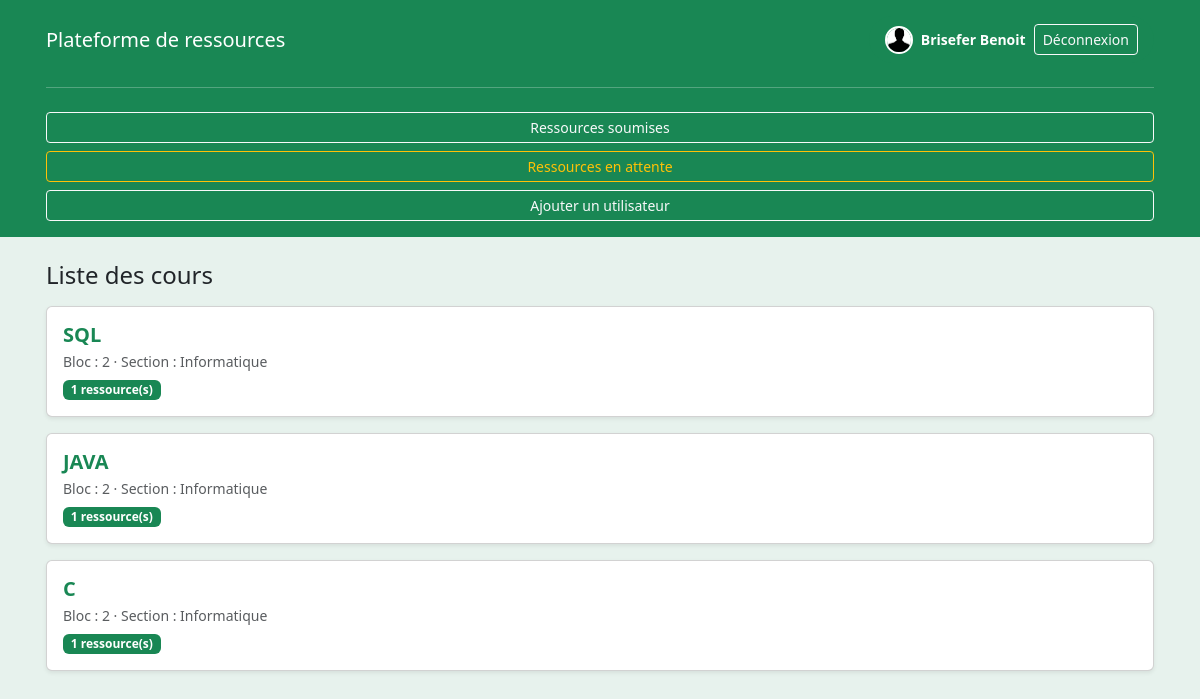
The app's page /SITE/index.php (signed in) with its own data.
### tables this page shows
CREATE TABLE cours (
    IdCours INT(11) NOT NULL AUTO_INCREMENT,
    Titre   VARCHAR(25) NOT NULL,
    Bloc    TINYINT(1) NOT NULL,
    Section VARCHAR(25) NOT NULL,
    PRIMARY KEY (IdCours)
);

### SITE/classe/cours.php (called while the page is built, shortened)
<?php
    class Cours{
        private $IdCours, $Titre, $Bloc, $Section;
        public function getIdCours(){
            return $this->IdCours;
        }
        public function getTitre(){
            return $this->Titre;
        }
        public function getBloc(){
            return $this->Bloc;
        }
        public function getSection(){
            return $this->Section;
        }
    }
?>

### SITE/index.php (the view, shortened to what this page needs)
<!DOCTYPE html>
<html lang="fr">
<head>
    <link href="https://cdn.jsdelivr.net/npm/bootstrap@5.3.3/dist/css/bootstrap.min.css" rel="stylesheet">
</head>
<body class="bg-success bg-opacity-10">
<?php
    require_once 'classe/requete.php';
    $req = new Requetes();
?>
<div class="bg-success text-white py-3">
    <div class="container-md px-3">
        <div class="d-flex flex-column gap-2">
            <div class="d-flex justify-content-between align-items-center">
                <h5 class="mb-0">Plateforme de ressources</h5>
                <?php $req->afficherHeaderUtilisateur(); ?>
            </div>
            <?php if (isset($_SESSION['user'])): ?>
                <hr>
                <div class="d-flex flex-column gap-2 mt-0">
                    <a href="etatRessourcesSoumis.php"
                       class="btn btn-outline-light btn-sm w-100">
                        Ressources soumises
                    </a>
                    <?php if ($req->isAdmin()): ?>
                        <a href="voirRessourcesEnAttente.php"
                           class="btn btn-outline-warning btn-sm w-100">
                            Ressources en attente
                        </a>
                        <a href="addUser.php"
                           class="btn btn-outline-light btn-sm w-100">
                            Ajouter un utilisateur
                        </a>
                    <?php endif; ?>
                </div>
            <?php endif; ?>
        </div>
    </div>
</div>
<div class="container-md px-3 py-4">
<?php
    $ligneSet = $req->getAllCours();
?>
<h4 class="mb-3">Liste des cours</h4>
<?php if (empty($ligneSet)): ?>
    <div class="alert alert-info">
        Aucun cours disponible pour le moment.
    </div>
<?php else: ?>
    <div class="row gy-3">
        <?php foreach ($ligneSet as $cours): ?>
            <div class="col-12">
                <a href="ressources.php?id=<?= $cours->getIdCours(); ?>" class="text-decoration-none">
                    <div class="card shadow-sm">
                        <div class="card-body">
                            <h5 class="mb-1 text-success">
                                <strong><?= htmlspecialchars($cours->getTitre()); ?></strong>
                            </h5>
                            <p class="mb-1 text-muted small">
                                Bloc : <?= $cours->getBloc(); ?> · Section : <?= $cours->getSection(); ?>
                            </p>
                            <span class="badge bg-success">
                                <?= count($req->getRessourcesByCoursId($cours->getIdCours())); ?> ressource(s)
                            </span>
                        </div>
                    </div>
                </a>
            </div>
        <?php endforeach; ?>
    </div>
<?php endif; ?>
</div>
</body>
</html>

### SITE/classe/requete.php (shortened to what this page needs)
<?php
require_once 'cours.php';
class Requetes {
    private $connexion;
    public function __construct() {
        try {
            $this->connexion = new PDO(
                'mysql:host=localhost;dbname=roottest',
                'rootTest',
                'root123'
            );
            $this->connexion->setAttribute(PDO::ATTR_ERRMODE, PDO::ERRMODE_EXCEPTION);
            $this->connexion->setAttribute(PDO::ATTR_EMULATE_PREPARES,false);
        } catch(PDOException $e) {
            echo 'Erreur connexion : '.$e->getMessage();
        }
    }
    public function getAllCours(): array {
        $sql = "SELECT * FROM Cours c WHERE EXISTS (SELECT 1 FROM Ressource r WHERE r.IdCours = c.IdCours and Etat = 1) ORDER BY (SELECT MAX(r2.DateAjout) FROM Ressource r2 WHERE r2.IdCours = c.IdCours AND r2.Etat = 1) DESC";
        $stmt = $this->connexion->query($sql);
        $stmt->setFetchMode(PDO::FETCH_CLASS, 'Cours');
        return $stmt->fetchAll();
    }
    public function getRessourcesByCoursId(int $idCours): array {
        $sql = "SELECT * FROM Ressource WHERE IdCours = :idCours and Etat = 1";
        $stmt = $this->connexion->prepare($sql);
        $stmt->bindValue(':idCours', $idCours, PDO::PARAM_INT);
        $stmt->execute();
        $stmt->setFetchMode(PDO::FETCH_CLASS, 'Ressource');
        return $stmt->fetchAll();
    }
    public function afficherHeaderUtilisateur(): void {
        if (!isset($_SESSION['user'])) {
            ?>
                <a href="login.php" class="btn btn-success btn-sm rounded-pill shadow-sm px-3 py-2 d-flex align-items-center">Se connecter</a>
            <?php
        }else{
            if($_SESSION['user']['avatar'] == NULL){
                $avatarSrc = 'avatar/buste.jpg';
            }else{
                $avatarSrc = $_SESSION['user']['avatar'];
            }
            ?>
            <div class="d-none d-lg-flex justify-content-end">
                <div class="bg-success text-white rounded-pill px-3 py-2 d-inline-flex align-items-center gap-2">
                    <img src="<?php echo $avatarSrc; ?>" alt="Avatar" width="28" height="28" class="rounded-circle border border-2 border-white">
                    <span class="small fw-semibold"><?php echo $_SESSION['user']['nom'].' '.$_SESSION['user']['prenom']; ?></span>
                    <a class="btn btn-outline-light btn-sm" href="logout.php">Déconnexion</a>
                </div>
            </div>
            <?php
        }
    }
    public function isAdmin(): bool {
        return isset($_SESSION['user'])
            && isset($_SESSION['user']['isAdmin'])
            && (int)$_SESSION['user']['isAdmin'] === 1;
    }
}
?>

### records on screen
cours: Titre "SQL", Bloc "2", Section "Informatique", IdCours "1"
cours: Titre "JAVA", Bloc "2", Section "Informatique", IdCours "1"
cours: Titre "C", Bloc "2", Section "Informatique", IdCours "1"

### other values on screen
$_SESSION['user']['nom'] "Brisefer"
$_SESSION['user']['prenom'] "Benoit"
